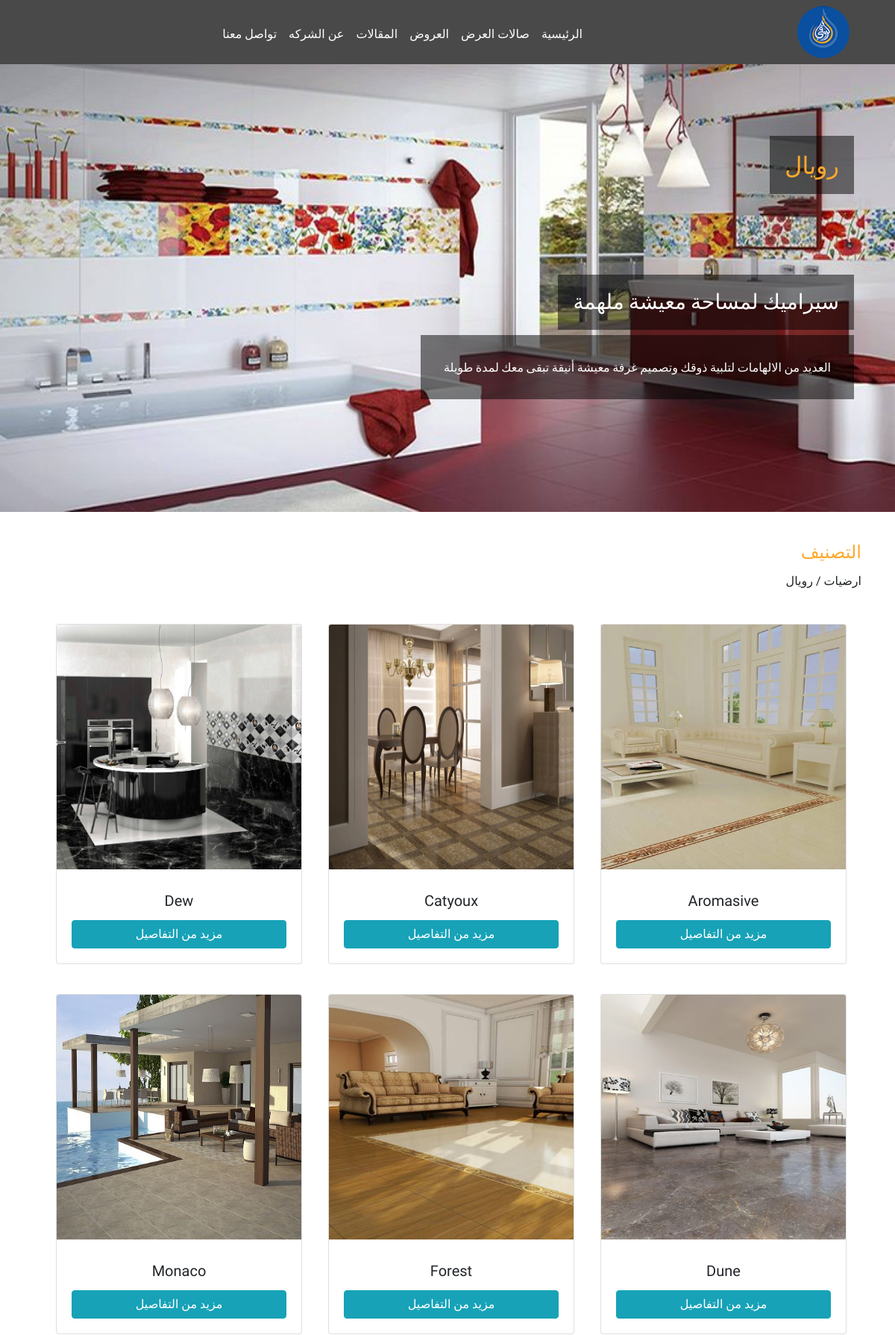
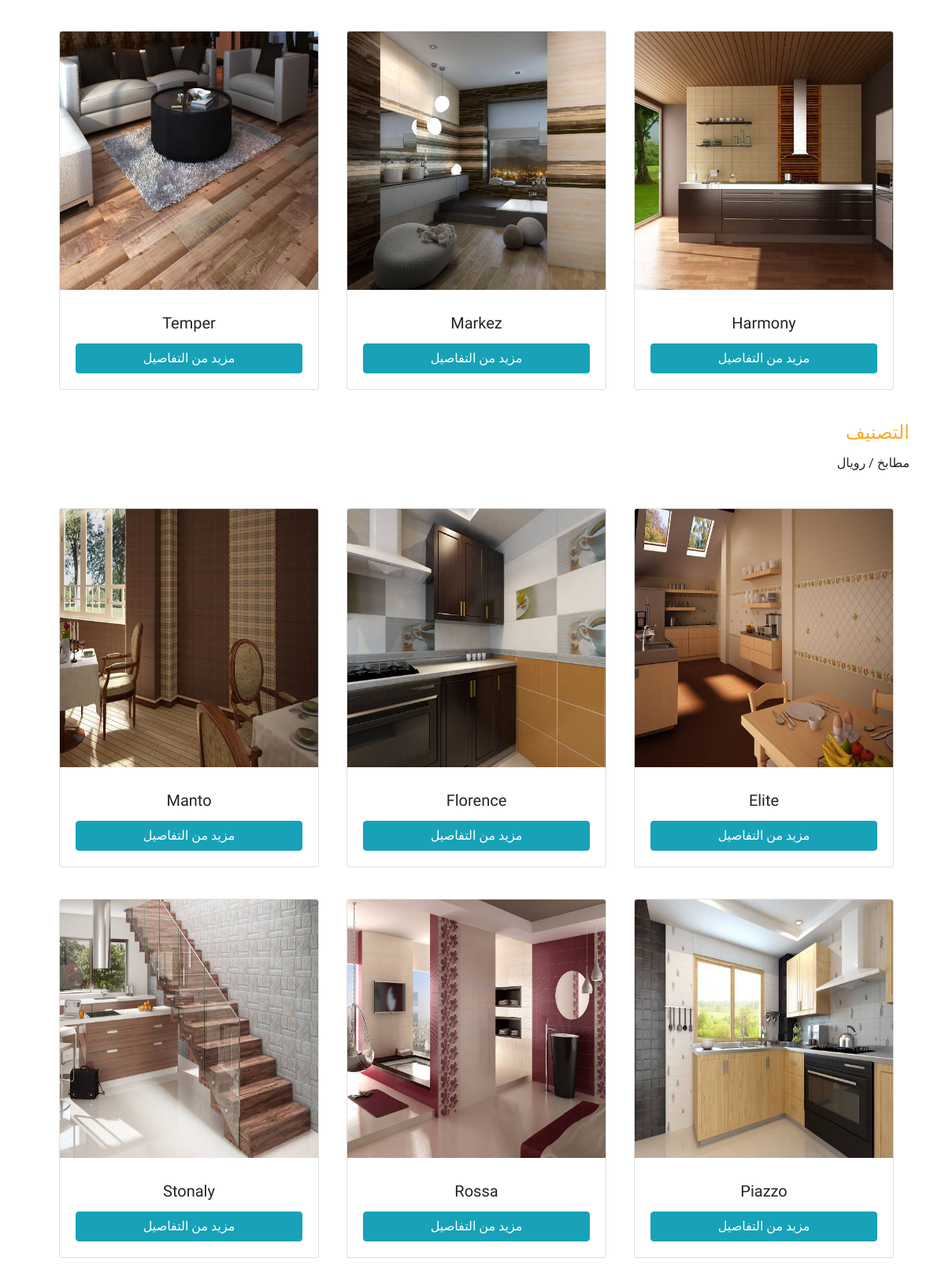
Page /ceramic-royal.php (upper part) on the committed database (2 pictures, top to bottom).
### tables this page shows
CREATE TABLE IF NOT EXISTS `ceramic` (
`Id` int(11) NOT NULL,
  `CompanyName` varchar(255) NOT NULL DEFAULT 'royal',
  `Type` varchar(255) NOT NULL DEFAULT 'kitchen',
  `Name` varchar(255) NOT NULL,
  `Image` varchar(255) NOT NULL,
  `Date` date NOT NULL DEFAULT '2020-12-30'
);

### ceramic-royal.php (the view, shortened to what this page needs)
<?php
    include "init.php";
?>
<section class="ceramic-royaal">
        <div class="header">
            <img src="layout/images/ceramic/royal/header.jpg" alt="Cl floor">
            <h2>رويال</h2>
            <h3>سيراميك لمساحة معيشة ملهمة</h3>
            <p>العديد من الالهامات لتلبية ذوقك وتصميم غرفة معيشة أنيقة تبقى معك لمدة طويلة</p>
        </div>
        <div class="container">
        <h4 class="text-right">التصنيف</h4>
            <p class="text-right">ارضيات / رويال</p>
            <div class="row">
            <?php
                $stmt=$con->prepare("SELECT * FROM ceramic WHERE CompanyName=? AND type=?");
                $stmt->execute(array('royal',"floor"));
                $row=$stmt->fetchAll();
                foreach ($row as $rows) {
            ?>
                    <div class="card" >
                        <img src="<?php echo 'layout/images/ceramic/royal/' . $rows['Image']; ?>" class="card-img-top" alt="<?php echo $rows['Image']; ?>">
                        <div class="card-body">
                            <h5 class="card-title text-center"><?php echo $rows['Name']?></h5>
                            <a href="<?php echo 'ceramic-show.php?id=' . $rows['Id'] ?>" class="btn btn-info text-center">مزيد من التفاصيل</a>
                        </div>
                    </div>
                <?php } ?>
            </div>
            <h4 class="text-right">التصنيف</h4>
            <p class="text-right">مطابخ / رويال</p>
            <div class="row">
            <?php
                $stmt=$con->prepare("SELECT * FROM ceramic WHERE CompanyName=? AND type=?");
                $stmt->execute(array('royal',"kitchen"));
                $row=$stmt->fetchAll();
                foreach ($row as $rows) {
            ?>
                    <div class="card" >
                        <img src="<?php echo 'layout/images/ceramic/royal/' . $rows['Image']; ?>" class="card-img-top" alt="<?php echo $rows['Image']; ?>">
                        <div class="card-body">
                            <h5 class="card-title text-center"><?php echo $rows['Name']?></h5>
                            <a href="<?php echo 'ceramic-show.php?id=' . $rows['Id'] ?>" class="btn btn-info text-center">مزيد من التفاصيل</a>
                        </div>
                    </div>
                <?php } ?>
            </div>
        </div>
    </section>
    <?php
        include $templete . "footer.php";
        ?>

### layout/css/navbar.css (style rules this page uses)
body { direction: rtl; }

### layout/css/ceramic/ceramic-royal.css (style rules this page uses)
.ceramic-royaal { margin-bottom: 40px; font-family: 'El Messiri', sans-serif; }
.ceramic-royaal .header img { width: 100%; height: 600px; margin-bottom: 40px; }
.ceramic-royaal .header h2 { position: absolute; top: 182px; right: 55px; color: #FCA92D; background-color: rgba(0, 0, 0, 0.5); z-index: 2; padding: 20px; font-family: 'Cairo', sans-serif; }
.ceramic-royaal .header h3 { position: absolute; top: 368px; right: 55px; color: #fff; background-color: rgba(0, 0, 0, 0.5); z-index: 2; padding: 20px; font-family: 'Cairo', sans-serif; }
.ceramic-royaal .header p { position: absolute; top: 449px; right: 55px; color: #fff; background-color: rgba(0, 0, 0, 0.5); z-index: 2; padding: 31px; font-family: 'Cairo', sans-serif; }
.ceramic-royaal .container h4 { color: #FCA92D; }
.ceramic-royaal .container p { margin-top:12px; margin-bottom: 45px; }
.ceramic-royaal .card { width: 330px; margin-bottom: 40px; margin-right: 35px; }
.ceramic-royaal .card img { height: 328px; }
.ceramic-royaal .card h5 { margin-top: 10px; margin-bottom: 14px; }
.ceramic-royaal .card a { display: block; }

### rows in the picture
ceramic: Image (picture), Name "Aromasive"
ceramic: Image (picture), Name "Catyoux"
ceramic: Image (picture), Name "Dew"
ceramic: Image (picture), Name "Dune"
ceramic: Image (picture), Name "Forest"
ceramic: Image (picture), Name "Monaco"
ceramic: Image (picture), Name "Harmony"
ceramic: Image (picture), Name "Markez"
ceramic: Image (picture), Name "Temper"
ceramic: Image (picture), Name "Elite"
ceramic: Image (picture), Name "Florence"
ceramic: Image (picture), Name "Manto"
ceramic: Image (picture), Name "Piazzo"
ceramic: Image (picture), Name "Rossa"
ceramic: Image (picture), Name "Stonaly"
